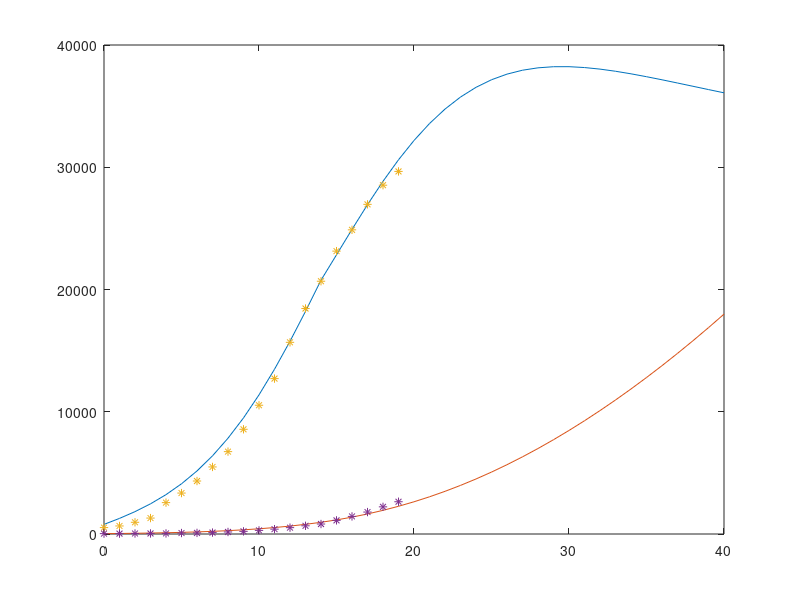

Write the MATLAB code that produced this figure.
% SEIR Transmission dynamics model of 2019 nCoV coronavirus with considering the weak infectious ability and changes in latency duration % %%%%%

%Shi Pengpeng, Cao Shengli, Feng Peihua, Completed on Jan 5th, first released on Jan 7th % %

%This latest modified version was released on Feb. 10th, 2020 % %

%Model parameters

c = 2.6; beta = 1.74e-9;

delta_I0 = 0.13; delta_q = 0.13;

gama_I = 0.0035; gama_H = 0.007;

q = 10e-7; alpha = 0.0001;

theta = 1; lam = 1 / 14;

T = 40; t = 0.01; NN = T / t;

% Initial values

S = 5917 * 1e4; E = 4007; I = 524 * 1.5; Sq = 2776;

Eq = 400; H = I + Eq; R = 31; De = 24; sigma = 1 / 7;

AA = [S E I Sq Eq H R];

for ii = 1:NN

% Increased isolation speed of patient due to new hospitals

if (ii * t) >= 14

delta_I = delta_I0 * 1.2;

else

delta_I = delta_I0;

end

% Modified SEIR Transmission dynamics model

dS = -(beta * c + c * q * (1 - beta)) * S * (I + theta * E) + lam * Sq;

dE = beta * c * (1 - q) * S * (I + theta * E) - sigma * E;

dI = sigma * E - (delta_I + alpha + gama_I) * I;

dSq = (1 - beta) * c * q * S * (I + theta * E) - lam * Sq;

dEq = beta * c * q * S * (I + theta * E) - delta_q * Eq;

dH = delta_I * I + delta_q * Eq - (alpha + gama_H) * H;

dR = gama_I * I + gama_H * H;

% Euler integration algorithm

S = S + dS * t;

E = E + dE * t;

I = I + dI * t;

Sq = Sq + dSq * t;

Eq = Eq + dEq * t;

H = H + dH * t;

R = R + dR * t;

AA = [AA; S E I Sq Eq H R];

end

% Theoretical estimation

Infected(:, 1) = round(AA(1:1 / t : size(AA, 1), 3));

Cured(:, 1) = round(AA(1:1 / t : size(AA, 1), 7));

plot(0:T, [Infected Cured])

% raw data

hold on

data_Infected = [524 658 958 1303 2567 3349 4334 5486 6738 8565 10532 12712 15679 18445 20677 23139 24881 26965 28532 29659]';

data_Cured = [31 32 42 44 47 80 90 116 166 215 295 396 520 671 817 1115 1439 1795 2222 2639]';

plot([1:length(data_Infected)]'-1,[data_Infected data_Cured],' * ')